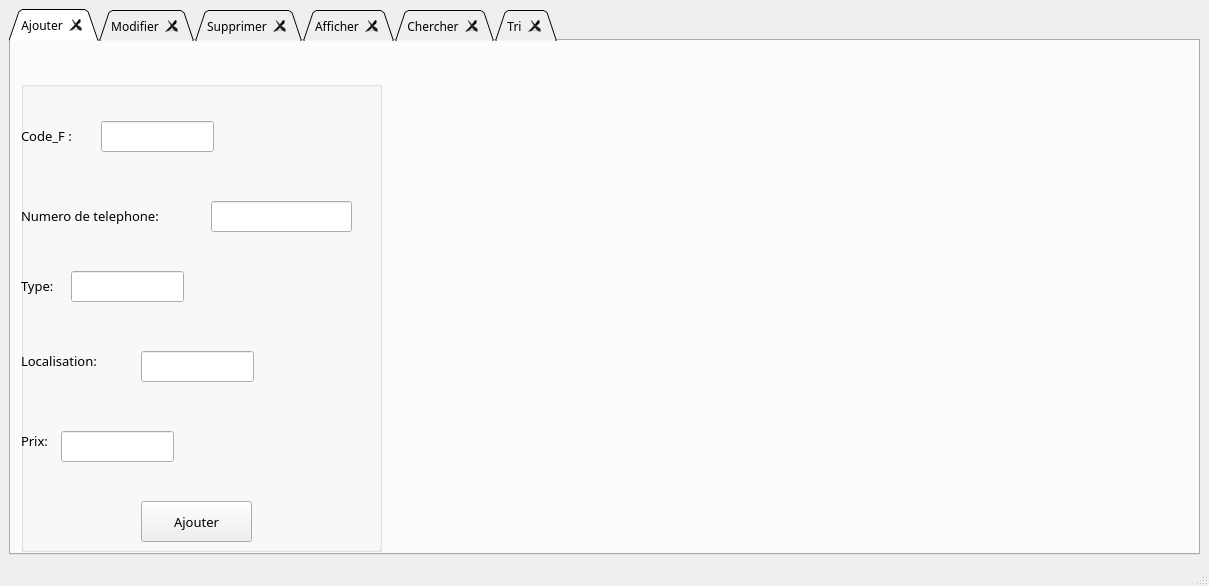
<?xml version="1.0" encoding="UTF-8"?>
<ui version="4.0">
 <class>MainWindow</class>
 <widget class="QMainWindow" name="MainWindow">
  <property name="geometry">
   <rect>
    <x>0</x>
    <y>0</y>
    <width>1209</width>
    <height>586</height>
   </rect>
  </property>
  <property name="windowTitle">
   <string>Gestion des fournisseurs</string>
  </property>
  <property name="windowIcon">
   <iconset>
    <normaloff>../../../../../../../../EXECUTABLE/Images/livraison-fournisseurs-achats-gestion-commerciale.png</normaloff>../../../../../../../../EXECUTABLE/Images/livraison-fournisseurs-achats-gestion-commerciale.png</iconset>
  </property>
  <widget class="QWidget" name="centralwidget">
   <layout class="QHBoxLayout" name="horizontalLayout">
    <item>
     <layout class="QGridLayout" name="gridLayout">
      <item row="0" column="0">
       <widget class="QTabWidget" name="tabWidget">
        <property name="enabled">
         <bool>true</bool>
        </property>
        <property name="font">
         <font>
          <family>MV Boli</family>
         </font>
        </property>
        <property name="tabPosition">
         <enum>QTabWidget::North</enum>
        </property>
        <property name="tabShape">
         <enum>QTabWidget::Triangular</enum>
        </property>
        <property name="currentIndex">
         <number>0</number>
        </property>
        <property name="elideMode">
         <enum>Qt::ElideNone</enum>
        </property>
        <property name="tabsClosable">
         <bool>true</bool>
        </property>
        <property name="movable">
         <bool>true</bool>
        </property>
        <widget class="QWidget" name="ajout">
         <attribute name="icon">
          <iconset>
           <normaloff>../Images/pluus.png</normaloff>../Images/pluus.png</iconset>
         </attribute>
         <attribute name="title">
          <string>Ajouter</string>
         </attribute>
         <attribute name="toolTip">
          <string>Ajout d&quot;un fournisseur</string>
         </attribute>
         <widget class="QLabel" name="label">
          <property name="geometry">
           <rect>
            <x>380</x>
            <y>50</y>
            <width>801</width>
            <height>381</height>
           </rect>
          </property>
          <property name="text">
           <string/>
          </property>
          <property name="pixmap">
           <pixmap>../../../../../../../../EXECUTABLE/Images/livraison-fournisseurs-achats-gestion-commerciale.png</pixmap>
          </property>
         </widget>
         <widget class="QGroupBox" name="groupBox_2">
          <property name="enabled">
           <bool>true</bool>
          </property>
          <property name="geometry">
           <rect>
            <x>10</x>
            <y>40</y>
            <width>361</width>
            <height>471</height>
           </rect>
          </property>
          <property name="mouseTracking">
           <bool>false</bool>
          </property>
          <property name="autoFillBackground">
           <bool>false</bool>
          </property>
          <property name="title">
           <string/>
          </property>
          <property name="flat">
           <bool>true</bool>
          </property>
          <property name="checkable">
           <bool>false</bool>
          </property>
          <widget class="QLabel" name="label_9">
           <property name="geometry">
            <rect>
             <x>0</x>
             <y>40</y>
             <width>71</width>
             <height>31</height>
            </rect>
           </property>
           <property name="font">
            <font>
             <family>MV Boli</family>
            </font>
           </property>
           <property name="text">
            <string>&lt;html&gt;&lt;head/&gt;&lt;body&gt;&lt;p&gt;&lt;span style=&quot; font-size:10pt;&quot;&gt;Code_F :&lt;/span&gt;&lt;/p&gt;&lt;/body&gt;&lt;/html&gt;</string>
           </property>
          </widget>
          <widget class="QLineEdit" name="lineEdit_Code">
           <property name="geometry">
            <rect>
             <x>80</x>
             <y>40</y>
             <width>113</width>
             <height>31</height>
            </rect>
           </property>
           <property name="font">
            <font>
             <pointsize>10</pointsize>
            </font>
           </property>
          </widget>
          <widget class="QLabel" name="label_10">
           <property name="geometry">
            <rect>
             <x>0</x>
             <y>190</y>
             <width>51</width>
             <height>31</height>
            </rect>
           </property>
           <property name="font">
            <font>
             <family>MV Boli</family>
             <pointsize>8</pointsize>
             <weight>50</weight>
             <bold>false</bold>
            </font>
           </property>
           <property name="text">
            <string>&lt;html&gt;&lt;head/&gt;&lt;body&gt;&lt;p&gt;&lt;span style=&quot; font-size:10pt;&quot;&gt;Type: &lt;/span&gt;&lt;/p&gt;&lt;/body&gt;&lt;/html&gt;</string>
           </property>
          </widget>
          <widget class="QLineEdit" name="lineEdit_Type">
           <property name="geometry">
            <rect>
             <x>50</x>
             <y>190</y>
             <width>113</width>
             <height>31</height>
            </rect>
           </property>
           <property name="font">
            <font>
             <pointsize>10</pointsize>
            </font>
           </property>
          </widget>
          <widget class="QLabel" name="label_11">
           <property name="geometry">
            <rect>
             <x>0</x>
             <y>120</y>
             <width>181</width>
             <height>31</height>
            </rect>
           </property>
           <property name="font">
            <font>
             <family>MV Boli</family>
            </font>
           </property>
           <property name="text">
            <string>&lt;html&gt;&lt;head/&gt;&lt;body&gt;&lt;p&gt;&lt;span style=&quot; font-size:10pt;&quot;&gt;Numero de telephone: &lt;/span&gt;&lt;/p&gt;&lt;/body&gt;&lt;/html&gt;</string>
           </property>
          </widget>
          <widget class="QLineEdit" name="lineEdit_Num">
           <property name="geometry">
            <rect>
             <x>190</x>
             <y>120</y>
             <width>141</width>
             <height>31</height>
            </rect>
           </property>
           <property name="font">
            <font>
             <pointsize>10</pointsize>
            </font>
           </property>
          </widget>
          <widget class="QLabel" name="label_12">
           <property name="geometry">
            <rect>
             <x>0</x>
             <y>270</y>
             <width>101</width>
             <height>21</height>
            </rect>
           </property>
           <property name="font">
            <font>
             <family>MV Boli</family>
            </font>
           </property>
           <property name="text">
            <string>&lt;html&gt;&lt;head/&gt;&lt;body&gt;&lt;p&gt;&lt;span style=&quot; font-size:10pt;&quot;&gt;Localisation: &lt;/span&gt;&lt;/p&gt;&lt;/body&gt;&lt;/html&gt;</string>
           </property>
          </widget>
          <widget class="QLineEdit" name="lineEdit_Localisation">
           <property name="geometry">
            <rect>
             <x>120</x>
             <y>270</y>
             <width>113</width>
             <height>31</height>
            </rect>
           </property>
           <property name="font">
            <font>
             <pointsize>10</pointsize>
            </font>
           </property>
          </widget>
          <widget class="QLabel" name="label_14">
           <property name="geometry">
            <rect>
             <x>0</x>
             <y>350</y>
             <width>41</width>
             <height>21</height>
            </rect>
           </property>
           <property name="font">
            <font>
             <family>MV Boli</family>
            </font>
           </property>
           <property name="text">
            <string>&lt;html&gt;&lt;head/&gt;&lt;body&gt;&lt;p&gt;&lt;span style=&quot; font-size:10pt;&quot;&gt;Prix: &lt;/span&gt;&lt;/p&gt;&lt;/body&gt;&lt;/html&gt;</string>
           </property>
          </widget>
          <widget class="QLineEdit" name="lineEdit_Prix">
           <property name="geometry">
            <rect>
             <x>40</x>
             <y>350</y>
             <width>113</width>
             <height>31</height>
            </rect>
           </property>
           <property name="font">
            <font>
             <pointsize>10</pointsize>
            </font>
           </property>
          </widget>
          <widget class="QPushButton" name="Ajouter">
           <property name="geometry">
            <rect>
             <x>120</x>
             <y>420</y>
             <width>111</width>
             <height>41</height>
            </rect>
           </property>
           <property name="font">
            <font>
             <family>MV Boli</family>
             <pointsize>10</pointsize>
            </font>
           </property>
           <property name="text">
            <string>Ajouter</string>
           </property>
           <property name="icon">
            <iconset>
             <normaloff>../Images/pluus.png</normaloff>../Images/pluus.png</iconset>
           </property>
          </widget>
         </widget>
        </widget>
        <widget class="QWidget" name="modif">
         <attribute name="icon">
          <iconset>
           <normaloff>../Images/modiiiif.png</normaloff>../Images/modiiiif.png</iconset>
         </attribute>
         <attribute name="title">
          <string>Modifier</string>
         </attribute>
         <attribute name="toolTip">
          <string>Modifier fournisseur</string>
         </attribute>
         <widget class="QLabel" name="label_2">
          <property name="geometry">
           <rect>
            <x>440</x>
            <y>10</y>
            <width>751</width>
            <height>371</height>
           </rect>
          </property>
          <property name="text">
           <string/>
          </property>
          <property name="pixmap">
           <pixmap>../Images/livraison-fournisseurs-achats-gestion-commerciale.png</pixmap>
          </property>
         </widget>
         <widget class="QPushButton" name="Valide_Modif">
          <property name="geometry">
           <rect>
            <x>510</x>
            <y>450</y>
            <width>111</width>
            <height>41</height>
           </rect>
          </property>
          <property name="font">
           <font>
            <family>MV Boli</family>
            <pointsize>10</pointsize>
           </font>
          </property>
          <property name="text">
           <string>Modifier</string>
          </property>
          <property name="icon">
           <iconset>
            <normaloff>../Images/modiiiif.png</normaloff>../Images/modiiiif.png</iconset>
          </property>
         </widget>
         <widget class="QGroupBox" name="groupBox">
          <property name="enabled">
           <bool>true</bool>
          </property>
          <property name="geometry">
           <rect>
            <x>20</x>
            <y>20</y>
            <width>391</width>
            <height>491</height>
           </rect>
          </property>
          <property name="mouseTracking">
           <bool>false</bool>
          </property>
          <property name="autoFillBackground">
           <bool>false</bool>
          </property>
          <property name="title">
           <string/>
          </property>
          <property name="flat">
           <bool>true</bool>
          </property>
          <property name="checkable">
           <bool>false</bool>
          </property>
          <widget class="QLabel" name="label_5">
           <property name="geometry">
            <rect>
             <x>0</x>
             <y>130</y>
             <width>201</width>
             <height>31</height>
            </rect>
           </property>
           <property name="font">
            <font>
             <family>MV Boli</family>
            </font>
           </property>
           <property name="text">
            <string>&lt;html&gt;&lt;head/&gt;&lt;body&gt;&lt;p&gt;&lt;span style=&quot; font-size:10pt;&quot;&gt;Donner nouveau Code_F :&lt;/span&gt;&lt;/p&gt;&lt;/body&gt;&lt;/html&gt;</string>
           </property>
          </widget>
          <widget class="QLabel" name="label_6">
           <property name="geometry">
            <rect>
             <x>10</x>
             <y>20</y>
             <width>211</width>
             <height>31</height>
            </rect>
           </property>
           <property name="font">
            <font>
             <family>MV Boli</family>
            </font>
           </property>
           <property name="text">
            <string>&lt;html&gt;&lt;head/&gt;&lt;body&gt;&lt;p&gt;&lt;span style=&quot; font-size:10pt;&quot;&gt;Donner Code_F a modifier:&lt;/span&gt;&lt;/p&gt;&lt;/body&gt;&lt;/html&gt;</string>
           </property>
          </widget>
          <widget class="QLabel" name="label_7">
           <property name="geometry">
            <rect>
             <x>0</x>
             <y>210</y>
             <width>211</width>
             <height>31</height>
            </rect>
           </property>
           <property name="font">
            <font>
             <family>MV Boli</family>
            </font>
           </property>
           <property name="text">
            <string>&lt;html&gt;&lt;head/&gt;&lt;body&gt;&lt;p&gt;&lt;span style=&quot; font-size:10pt;&quot;&gt;Donner nouveau Numero :&lt;/span&gt;&lt;/p&gt;&lt;/body&gt;&lt;/html&gt;</string>
           </property>
          </widget>
          <widget class="QLabel" name="label_13">
           <property name="geometry">
            <rect>
             <x>0</x>
             <y>280</y>
             <width>191</width>
             <height>31</height>
            </rect>
           </property>
           <property name="font">
            <font>
             <family>MV Boli</family>
            </font>
           </property>
           <property name="text">
            <string>&lt;html&gt;&lt;head/&gt;&lt;body&gt;&lt;p&gt;&lt;span style=&quot; font-size:10pt;&quot;&gt;Donner nouveau Type :&lt;/span&gt;&lt;/p&gt;&lt;/body&gt;&lt;/html&gt;</string>
           </property>
          </widget>
          <widget class="QLabel" name="label_15">
           <property name="geometry">
            <rect>
             <x>0</x>
             <y>360</y>
             <width>231</width>
             <height>31</height>
            </rect>
           </property>
           <property name="font">
            <font>
             <family>MV Boli</family>
            </font>
           </property>
           <property name="text">
            <string>&lt;html&gt;&lt;head/&gt;&lt;body&gt;&lt;p&gt;&lt;span style=&quot; font-size:10pt;&quot;&gt;Donner nouveau Localisation:&lt;/span&gt;&lt;/p&gt;&lt;/body&gt;&lt;/html&gt;</string>
           </property>
          </widget>
          <widget class="QLabel" name="label_16">
           <property name="geometry">
            <rect>
             <x>0</x>
             <y>430</y>
             <width>181</width>
             <height>31</height>
            </rect>
           </property>
           <property name="font">
            <font>
             <family>MV Boli</family>
            </font>
           </property>
           <property name="text">
            <string>&lt;html&gt;&lt;head/&gt;&lt;body&gt;&lt;p&gt;&lt;span style=&quot; font-size:10pt;&quot;&gt;Donner nouveau Prix :&lt;/span&gt;&lt;/p&gt;&lt;/body&gt;&lt;/html&gt;</string>
           </property>
          </widget>
          <widget class="QLineEdit" name="lineEdit_nv_code">
           <property name="geometry">
            <rect>
             <x>210</x>
             <y>130</y>
             <width>151</width>
             <height>31</height>
            </rect>
           </property>
           <property name="font">
            <font>
             <pointsize>10</pointsize>
            </font>
           </property>
          </widget>
          <widget class="QLineEdit" name="lineEdit_nv_type">
           <property name="geometry">
            <rect>
             <x>190</x>
             <y>280</y>
             <width>141</width>
             <height>31</height>
            </rect>
           </property>
           <property name="font">
            <font>
             <pointsize>10</pointsize>
            </font>
           </property>
          </widget>
          <widget class="QLineEdit" name="lineEdit_nv_num">
           <property name="geometry">
            <rect>
             <x>220</x>
             <y>210</y>
             <width>161</width>
             <height>31</height>
            </rect>
           </property>
           <property name="font">
            <font>
             <pointsize>10</pointsize>
            </font>
           </property>
          </widget>
          <widget class="QLineEdit" name="lineEdit_nv_localisation">
           <property name="geometry">
            <rect>
             <x>240</x>
             <y>360</y>
             <width>113</width>
             <height>31</height>
            </rect>
           </property>
           <property name="font">
            <font>
             <pointsize>10</pointsize>
            </font>
           </property>
          </widget>
          <widget class="QLineEdit" name="lineEdit_nv_prix">
           <property name="geometry">
            <rect>
             <x>190</x>
             <y>430</y>
             <width>113</width>
             <height>31</height>
            </rect>
           </property>
           <property name="font">
            <font>
             <pointsize>10</pointsize>
            </font>
           </property>
          </widget>
          <widget class="QComboBox" name="comboBox_modif">
           <property name="geometry">
            <rect>
             <x>230</x>
             <y>20</y>
             <width>131</width>
             <height>31</height>
            </rect>
           </property>
           <property name="font">
            <font>
             <pointsize>10</pointsize>
            </font>
           </property>
          </widget>
         </widget>
        </widget>
        <widget class="QWidget" name="supprim">
         <attribute name="icon">
          <iconset>
           <normaloff>../Images/mmminus.png</normaloff>../Images/mmminus.png</iconset>
         </attribute>
         <attribute name="title">
          <string>Supprimer</string>
         </attribute>
         <widget class="QLabel" name="label_3">
          <property name="geometry">
           <rect>
            <x>380</x>
            <y>50</y>
            <width>801</width>
            <height>371</height>
           </rect>
          </property>
          <property name="text">
           <string/>
          </property>
          <property name="pixmap">
           <pixmap>../Images/livraison-fournisseurs-achats-gestion-commerciale.png</pixmap>
          </property>
         </widget>
         <widget class="QPushButton" name="Supprimer">
          <property name="geometry">
           <rect>
            <x>110</x>
            <y>297</y>
            <width>121</width>
            <height>41</height>
           </rect>
          </property>
          <property name="font">
           <font>
            <family>MV Boli</family>
            <pointsize>10</pointsize>
           </font>
          </property>
          <property name="text">
           <string>Supprimer</string>
          </property>
          <property name="icon">
           <iconset>
            <normaloff>../Images/mmminus.png</normaloff>../Images/mmminus.png</iconset>
          </property>
         </widget>
         <widget class="QGroupBox" name="groupBox_3">
          <property name="enabled">
           <bool>true</bool>
          </property>
          <property name="geometry">
           <rect>
            <x>20</x>
            <y>40</y>
            <width>341</width>
            <height>151</height>
           </rect>
          </property>
          <property name="mouseTracking">
           <bool>false</bool>
          </property>
          <property name="autoFillBackground">
           <bool>false</bool>
          </property>
          <property name="title">
           <string/>
          </property>
          <property name="flat">
           <bool>true</bool>
          </property>
          <property name="checkable">
           <bool>false</bool>
          </property>
          <widget class="QLabel" name="label_8">
           <property name="geometry">
            <rect>
             <x>0</x>
             <y>80</y>
             <width>161</width>
             <height>31</height>
            </rect>
           </property>
           <property name="font">
            <font>
             <family>MV Boli</family>
            </font>
           </property>
           <property name="text">
            <string>&lt;html&gt;&lt;head/&gt;&lt;body&gt;&lt;p&gt;&lt;span style=&quot; font-size:12pt;&quot;&gt;Donner Code_F :&lt;/span&gt;&lt;/p&gt;&lt;/body&gt;&lt;/html&gt;</string>
           </property>
          </widget>
          <widget class="QComboBox" name="comboBox_supprim">
           <property name="geometry">
            <rect>
             <x>170</x>
             <y>81</y>
             <width>121</width>
             <height>31</height>
            </rect>
           </property>
           <property name="font">
            <font>
             <pointsize>10</pointsize>
            </font>
           </property>
          </widget>
         </widget>
        </widget>
        <widget class="QWidget" name="affich">
         <attribute name="icon">
          <iconset>
           <normaloff>../Images/affiicherr.png</normaloff>../Images/affiicherr.png</iconset>
         </attribute>
         <attribute name="title">
          <string>Afficher</string>
         </attribute>
         <widget class="QLabel" name="label_4">
          <property name="enabled">
           <bool>true</bool>
          </property>
          <property name="geometry">
           <rect>
            <x>370</x>
            <y>300</y>
            <width>391</width>
            <height>171</height>
           </rect>
          </property>
          <property name="text">
           <string/>
          </property>
          <property name="pixmap">
           <pixmap>../Images/livraison-fournisseurs-achats-gestion-commerciale.png</pixmap>
          </property>
          <property name="scaledContents">
           <bool>true</bool>
          </property>
         </widget>
         <widget class="QTableView" name="Affiche">
          <property name="geometry">
           <rect>
            <x>-5</x>
            <y>1</y>
            <width>1181</width>
            <height>251</height>
           </rect>
          </property>
          <property name="font">
           <font>
            <family>MV Boli</family>
           </font>
          </property>
         </widget>
        </widget>
        <widget class="QWidget" name="tab">
         <attribute name="icon">
          <iconset>
           <normaloff>../Images/chercher.png</normaloff>../Images/chercher.png</iconset>
         </attribute>
         <attribute name="title">
          <string>Chercher</string>
         </attribute>
         <widget class="QLabel" name="label_17">
          <property name="geometry">
           <rect>
            <x>10</x>
            <y>80</y>
            <width>251</width>
            <height>31</height>
           </rect>
          </property>
          <property name="font">
           <font>
            <family>MV Boli</family>
           </font>
          </property>
          <property name="text">
           <string>&lt;html&gt;&lt;head/&gt;&lt;body&gt;&lt;p&gt;&lt;span style=&quot; font-size:12pt;&quot;&gt;Donner Code_F a chercher:&lt;/span&gt;&lt;/p&gt;&lt;/body&gt;&lt;/html&gt;</string>
          </property>
         </widget>
         <widget class="QLineEdit" name="lineEdit_chercher">
          <property name="geometry">
           <rect>
            <x>270</x>
            <y>80</y>
            <width>113</width>
            <height>31</height>
           </rect>
          </property>
          <property name="font">
           <font>
            <family>MV Boli</family>
            <pointsize>10</pointsize>
           </font>
          </property>
         </widget>
         <widget class="QTableView" name="chercher">
          <property name="geometry">
           <rect>
            <x>0</x>
            <y>130</y>
            <width>651</width>
            <height>131</height>
           </rect>
          </property>
          <property name="font">
           <font>
            <family>MV Boli</family>
           </font>
          </property>
         </widget>
         <widget class="QLabel" name="label_18">
          <property name="enabled">
           <bool>true</bool>
          </property>
          <property name="geometry">
           <rect>
            <x>720</x>
            <y>240</y>
            <width>391</width>
            <height>171</height>
           </rect>
          </property>
          <property name="text">
           <string/>
          </property>
          <property name="pixmap">
           <pixmap>../Images/livraison-fournisseurs-achats-gestion-commerciale.png</pixmap>
          </property>
          <property name="scaledContents">
           <bool>true</bool>
          </property>
         </widget>
         <widget class="QPushButton" name="Chercher">
          <property name="geometry">
           <rect>
            <x>480</x>
            <y>77</y>
            <width>121</width>
            <height>31</height>
           </rect>
          </property>
          <property name="font">
           <font>
            <pointsize>10</pointsize>
           </font>
          </property>
          <property name="text">
           <string>Chercher</string>
          </property>
          <property name="icon">
           <iconset>
            <normaloff>../Images/chercher.png</normaloff>../Images/chercher.png</iconset>
          </property>
         </widget>
        </widget>
        <widget class="QWidget" name="tab_2">
         <attribute name="icon">
          <iconset>
           <normaloff>../Images/tri.png</normaloff>../Images/tri.png</iconset>
         </attribute>
         <attribute name="title">
          <string>Tri</string>
         </attribute>
         <widget class="QLabel" name="label_19">
          <property name="enabled">
           <bool>true</bool>
          </property>
          <property name="geometry">
           <rect>
            <x>10</x>
            <y>330</y>
            <width>301</width>
            <height>161</height>
           </rect>
          </property>
          <property name="text">
           <string/>
          </property>
          <property name="pixmap">
           <pixmap>../Images/livraison-fournisseurs-achats-gestion-commerciale.png</pixmap>
          </property>
          <property name="scaledContents">
           <bool>true</bool>
          </property>
         </widget>
         <widget class="QLineEdit" name="lineEdit_tri">
          <property name="geometry">
           <rect>
            <x>70</x>
            <y>160</y>
            <width>113</width>
            <height>31</height>
           </rect>
          </property>
          <property name="font">
           <font>
            <family>MV Boli</family>
            <pointsize>10</pointsize>
           </font>
          </property>
         </widget>
         <widget class="QLabel" name="label_20">
          <property name="geometry">
           <rect>
            <x>0</x>
            <y>100</y>
            <width>281</width>
            <height>41</height>
           </rect>
          </property>
          <property name="font">
           <font>
            <family>MV Boli</family>
           </font>
          </property>
          <property name="text">
           <string>&lt;html&gt;&lt;head/&gt;&lt;body&gt;&lt;p&gt;&lt;span style=&quot; font-size:14pt;&quot;&gt;Donner Type en rupture:&lt;/span&gt;&lt;/p&gt;&lt;/body&gt;&lt;/html&gt;</string>
          </property>
         </widget>
         <widget class="QTableView" name="Table_tri">
          <property name="geometry">
           <rect>
            <x>330</x>
            <y>120</y>
            <width>811</width>
            <height>291</height>
           </rect>
          </property>
         </widget>
         <widget class="QPushButton" name="Tri">
          <property name="geometry">
           <rect>
            <x>60</x>
            <y>220</y>
            <width>151</width>
            <height>41</height>
           </rect>
          </property>
          <property name="font">
           <font>
            <pointsize>10</pointsize>
           </font>
          </property>
          <property name="text">
           <string>Afficher Liste</string>
          </property>
          <property name="icon">
           <iconset>
            <normaloff>../Images/tri.png</normaloff>../Images/tri.png</iconset>
          </property>
         </widget>
         <widget class="QLabel" name="label_21">
          <property name="geometry">
           <rect>
            <x>550</x>
            <y>40</y>
            <width>311</width>
            <height>61</height>
           </rect>
          </property>
          <property name="font">
           <font>
            <family>MV Boli</family>
            <pointsize>14</pointsize>
           </font>
          </property>
          <property name="text">
           <string>&lt;html&gt;&lt;head/&gt;&lt;body&gt;&lt;p&gt;&lt;span style=&quot; font-size:18pt;&quot;&gt;Propositions d'achat :&lt;/span&gt;&lt;/p&gt;&lt;/body&gt;&lt;/html&gt;</string>
          </property>
         </widget>
        </widget>
       </widget>
      </item>
     </layout>
    </item>
   </layout>
  </widget>
  <widget class="QStatusBar" name="statusbar"/>
 </widget>
 <resources/>
 <connections/>
</ui>
